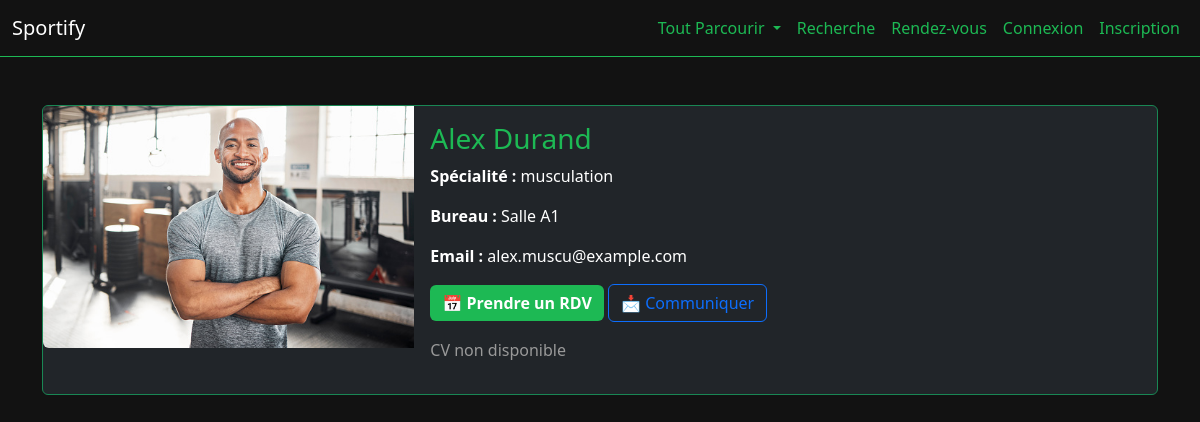
The page /coach_profile.php?id=5 on the database its author committed.
### tables this page shows
CREATE TABLE IF NOT EXISTS `coachs` (
  `id` int NOT NULL AUTO_INCREMENT,
  `user_id` int DEFAULT NULL,
  `specialite` varchar(100) DEFAULT NULL,
  `bureau` varchar(100) DEFAULT NULL,
  `photo` varchar(255) DEFAULT NULL,
  `cv_path` varchar(255) DEFAULT NULL,
  `video_path` varchar(255) DEFAULT NULL,
  `activite` varchar(255) DEFAULT NULL,
  PRIMARY KEY (`id`),
  KEY `user_id` (`user_id`)
);

CREATE TABLE IF NOT EXISTS `users` (
  `id` int NOT NULL AUTO_INCREMENT,
  `nom` varchar(100) DEFAULT NULL,
  `prenom` varchar(100) DEFAULT NULL,
  `email` varchar(100) DEFAULT NULL,
  `mot_de_passe` varchar(255) DEFAULT NULL,
  `role` enum('client','coach','admin') NOT NULL,
  `adresse` text,
  `carte_etudiant` varchar(50) DEFAULT NULL,
  `telephone` varchar(20) DEFAULT NULL,
  `activite` varchar(50) DEFAULT NULL,
  PRIMARY KEY (`id`),
  UNIQUE KEY `email` (`email`)
);

### coach_profile.php (the view, shortened to what this page needs)
<?php
include 'includes/db.php';
$id = $_GET['id'] ?? 0;
$id = (int)$id;
$stmt = $conn->prepare("SELECT coachs.*, users.nom, users.prenom, users.email
                        FROM coachs
                        JOIN users ON coachs.user_id = users.id
                        WHERE coachs.id = ?");
$stmt->bind_param("i", $id);
$stmt->execute();
$result = $stmt->get_result();
$coach = $result->fetch_assoc();
function safe($value, $default = 'Non renseigné') {
    return $value !== null ? htmlspecialchars($value) : $default;
}
$photo = !empty($coach['photo']) ? "uploads/" . htmlspecialchars($coach['photo']) : "uploads/default.jpg";
$cvDisponible = !empty($coach['cv_path']) && file_exists($coach['cv_path']);
?>
<!DOCTYPE html>
<html lang="fr">
<head>
    <link href="https://cdn.jsdelivr.net/npm/bootstrap@5.3.0/dist/css/bootstrap.min.css" rel="stylesheet">
    <link rel="stylesheet" href="css/style.css">
</head>
<body>
<?php include 'includes/navbar.php'; ?>
<div class="container mt-5">
    <div class="card mb-4 bg-dark text-white border border-success">
        <div class="row g-0">
            <div class="col-md-4">
                <img src="<?= $photo ?>" class="img-fluid rounded-start" alt="Photo du coach">
            </div>
            <div class="col-md-8">
                <div class="card-body">
                    <h3><?= safe($coach['prenom'] . " " . $coach['nom']) ?></h3>
                    <p><strong>Spécialité :</strong> <?= safe($coach['specialite']) ?></p>
                    <p><strong>Bureau :</strong> <?= safe($coach['bureau']) ?></p>
                    <p><strong>Email :</strong> <?= safe($coach['email']) ?></p>
                    <a href="appointments/book.php?coach_id=<?= $coach['user_id'] ?>" class="btn btn-success mb-2">📅 Prendre un RDV</a>
                    <a href="messagerie.php?avec=<?= $coach['user_id'] ?>" class="btn btn-outline-primary mb-2">📩 Communiquer</a>
                    <?php if ($cvDisponible): ?>
                        <a href="<?= htmlspecialchars($coach['cv_path']) ?>" target="_blank" class="btn btn-outline-light mt-2">📄 Voir le CV</a>
                    <?php else: ?>
                        <p class="mt-2 text-muted">CV non disponible</p>
                    <?php endif; ?>
                </div>
            </div>
        </div>
    </div>
</div>
</body>
</html>

### css/style.css (style rules this page uses)
body { background-color: #121212; color: #fff; font-family: 'Segoe UI', Tahoma, Geneva, Verdana, sans-serif; margin: 0; padding: 0; }
.btn-success { background-color: #1db954 !important; color: #fff !important; font-weight: 600; border: none; padding: 6px 12px; border-radius: 6px; transition: background-color 0.3s ease; }
.card { background-color: #1e1e1e; color: white; border: 1px solid #1db954; transition: box-shadow 0.3s ease; }
::placeholder { color: #8ef58e; opacity: 1; }
h1, h2, h3, h4, h5, h6 { color: #1db954; }
a, a:visited { color: #1db954; text-decoration: none; }
.text-muted { color: #999 !important; }

### rows shown on the page
coachs: photo (picture), user.nom "Alex Durand", specialite "musculation", bureau "Salle A1", user.email "alex.muscu@example.com"
